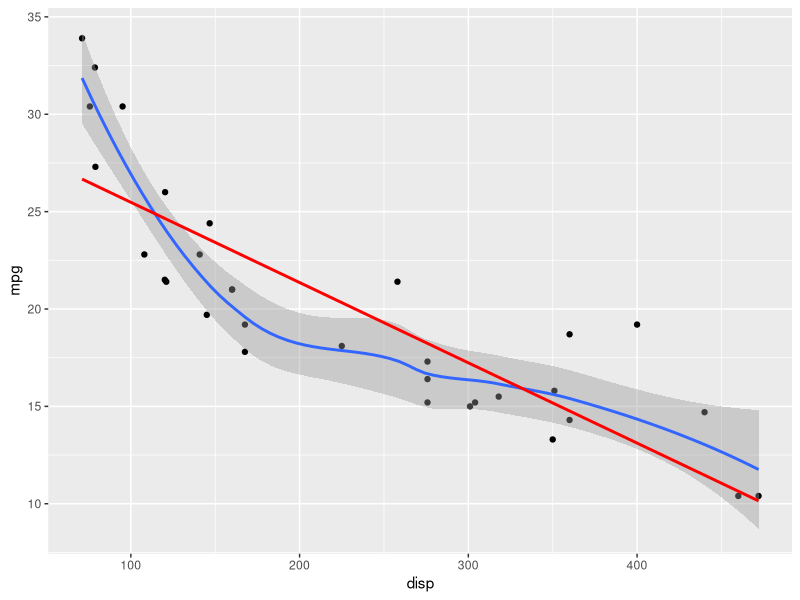
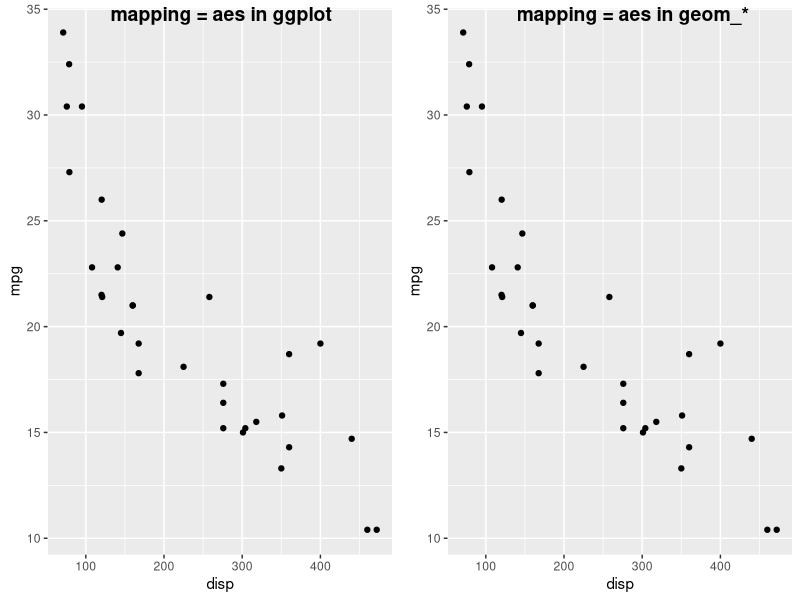
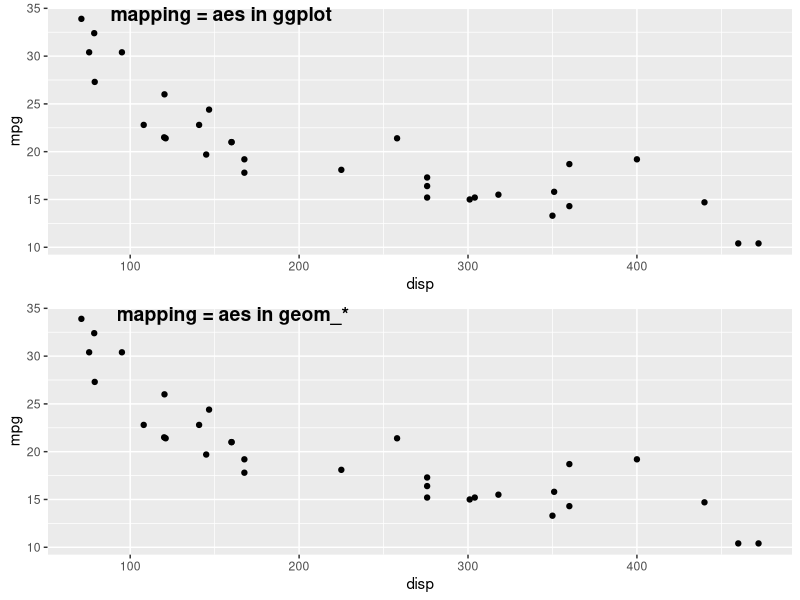
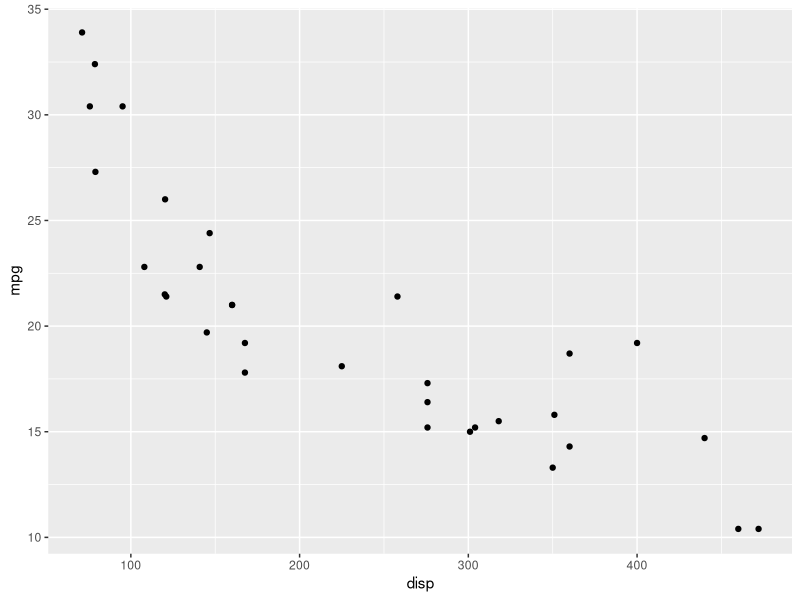
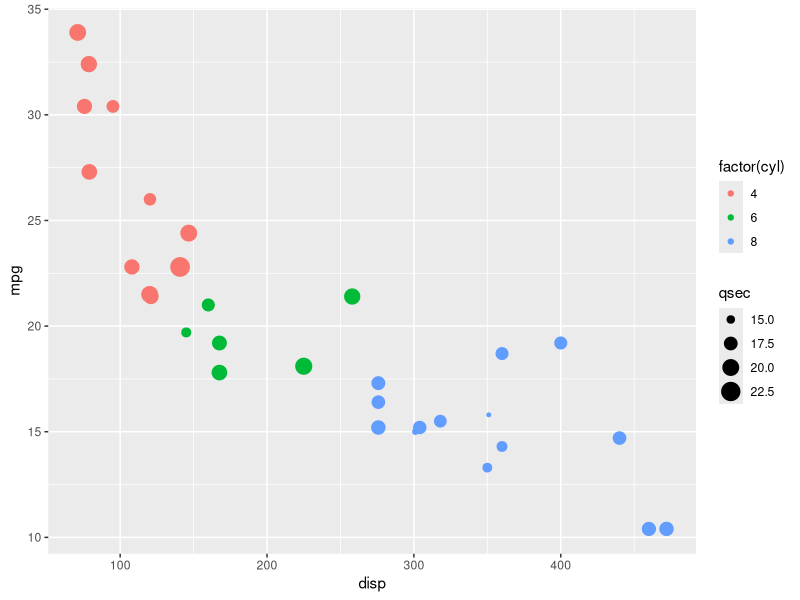
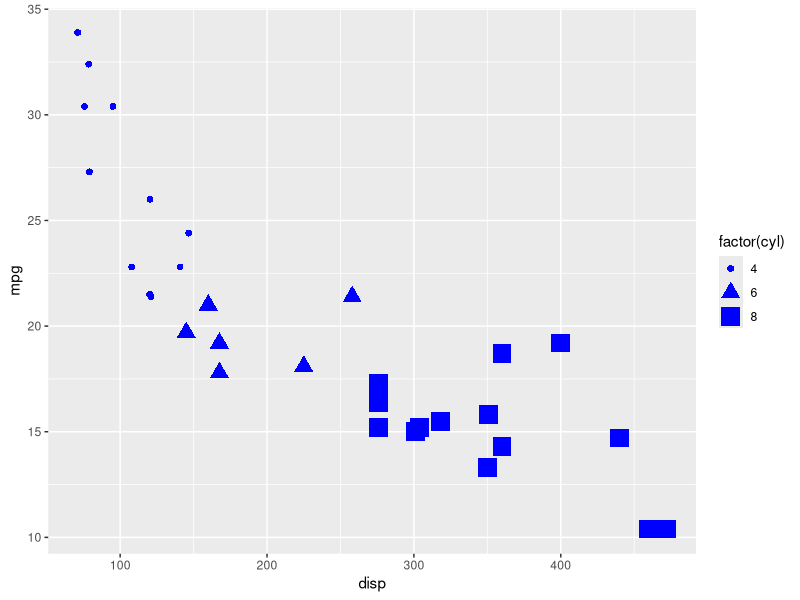
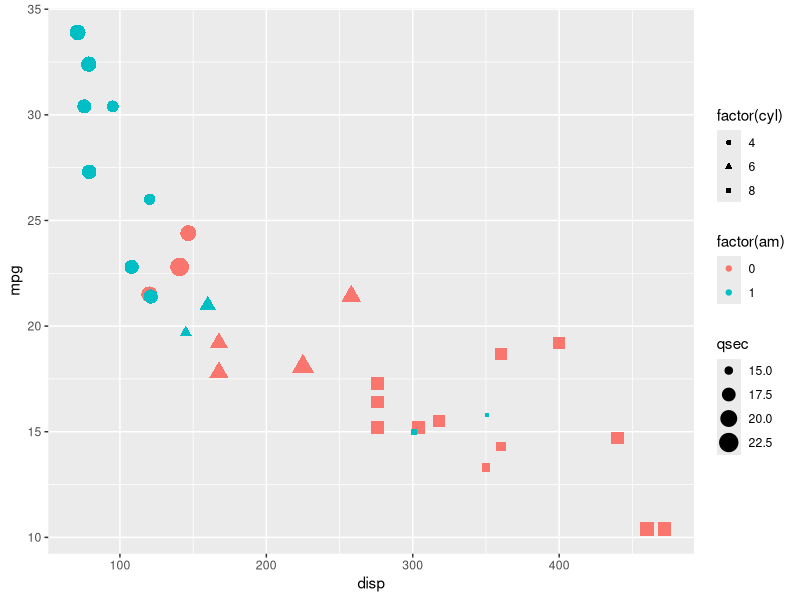
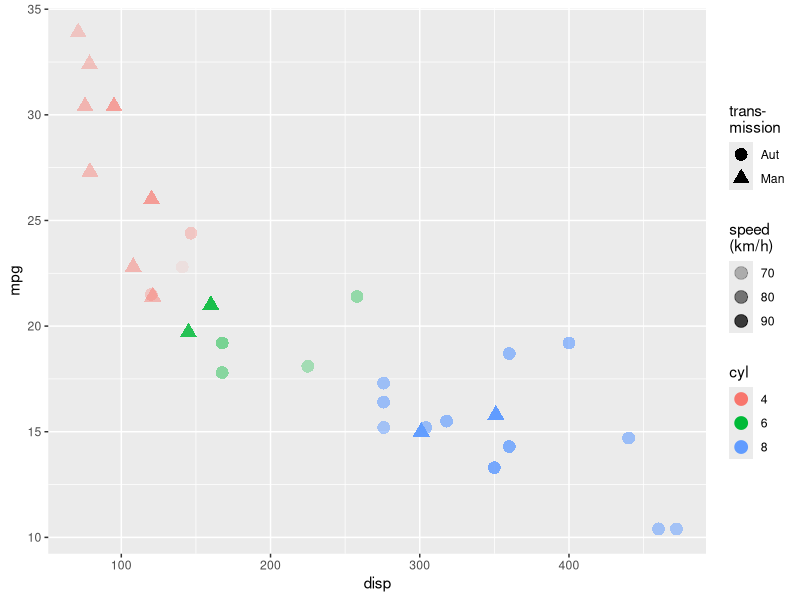

Write R code to recreate these figures, in order.
## ---- chunk 1
#| label: setup
#| #| echo: false
#| output: false
#| message: false
library(tidyverse)
library(ggpubr)
library(readxl)
## ---- chunk 2
ggplot(
  data = mtcars, 
  mapping = aes(x = disp, y = mpg)
  ) + 
  geom_point() + 
  geom_smooth(se = TRUE) +
  geom_smooth(method = "lm", colour = "red", se = FALSE)

## ---- chunk 3
gg1 <-   ggplot(data = mtcars, mapping = aes(x = disp, y = mpg)) +
  geom_point()

gg2 <-   ggplot(data = mtcars) +
  geom_point(mapping = aes(x = disp, y = mpg))

ggarrange(gg1, gg2, labels = c("mapping = aes in ggplot", "mapping = aes in geom_*"),
          nrow = 1)
## ---- chunk 4
gg1 <-   ggplot(data = mtcars, mapping = aes(x = disp, y = mpg)) +
  geom_point()
## ---- chunk 5
gg2 <-   ggplot(data = mtcars) +
  geom_point(mapping = aes(x = disp, y = mpg))
## ---- chunk 6
ggarrange(gg1, gg2, labels = c(
  "mapping = aes in ggplot", 
  "mapping = aes in geom_*"
  ),
          nrow = 2)
## ---- chunk 7
ggplot() +
  geom_point(data = mtcars, mapping = aes(x = disp, y = mpg))
## ---- chunk 8
ggplot() +
  geom_point(data = mtcars, mapping = aes(x = disp, y = mpg, colour = factor(cyl), size = qsec))
## ---- chunk 9
ggplot()+
  geom_point(
    mapping = aes(x = disp, y = mpg,
                  size = factor(cyl),
                  shape = factor(cyl),
                  shape = factor(cyl),
                  ),
    colour = "blue",
    data = mtcars
  )
## ---- chunk 10
ggplot()+
  geom_point(
    mapping = aes(x = disp, y = mpg,
                  colour = factor(am),
                  size = qsec,
                  shape = factor(cyl),
                  ),
    data = mtcars
  )
## ---- chunk 11
ggplot() +
  geom_point(data = mtcars,
             mapping = aes
             (x = disp,
              y = mpg, 
              colour = factor(cyl), 
              alpha = 3.6*(0.25*1609.347)/qsec,
              shape = factor(ifelse(am, "Man", "Aut"))
              ), 
             size = 4
             ) +
            labs(
              colour = "cyl", 
              alpha = "speed\n(km/h)", 
              shape = "trans-\nmission"
              )
## ---- chunk 12
ggplot() +
  geom_point(data = mtcars,
             mapping = aes
             (x = disp,
              y = mpg, 
              colour = factor(cyl), 
              alpha = 3.6*(0.25*1609.347)/qsec,
              shape = factor(ifelse(am, "Man", "Aut"))
              ), 
             size = 4
             ) +
            labs(
              colour = "cyl", 
              alpha = "speed\n(km/h)", 
              shape = "trans-\nmission",
              level = 0,99,
              span = 0,5
              )
## ---- chunk 13
ggplot(
  data = mtcars, 
  mapping = aes(
    x = disp, 
    y = mpg
    )
  ) +
  geom_point() +
  geom_smooth(
    method = "lm", 
    se = FALSE
    ) +
  # robust lm
  geom_smooth(
    method = MASS::rlm, 
    colour = 'Red', 
    se = FALSE
    )
## ---- chunk 14
ggplot() +
  geom_point(
    data = mtcars,
    mapping = aes(
      x = disp,
      y = mpg, 
      colour = factor(cyl), 
      size = 3.6*(0.25*1609.347)/qsec, 
      shape = factor(
        # Note codeing am
        # 0 automatic, 1 manual
        ifelse(
          am, 
          "Aut", 
          "Man"
          )
        )
      )
    ) +
  labs(
    colour = "cyl", 
    size = "speed\n(km/h)", 
    shape = "trans-\nmission"
    ) +
  geom_smooth(
    data = mtcars, 
    mapping = aes(x = disp, y = mpg)
    )
## ---- chunk 15
ggplot(
  data = mtcars, 
  mapping = aes(
    x = disp, 
    y = mpg
    )
  ) +
  geom_point() +
  geom_smooth(
    method = "lm", 
    se = FALSE
    ) +
  # robust lm
  geom_smooth(
    method = MASS::rlm, 
    colour = 'Red', 
    se = FALSE
    )
## ---- chunk 16
df_mean <-   tibble(
  cyl = c("avg. car 4 cyl.", "avg. car 6 cyl.", "avg. car 8 cyl."), 
  mpg = c(22.66, 17.74, 15.10), 
  disp = c(105.14, 183.31, 353.10)
  )
## ---- chunk 17
ggplot(
  data = mtcars, 
  mapping = aes(x = disp, y = mpg)
  ) +
  geom_point(
    mapping = aes(colour = factor(cyl))
    ) +
  geom_smooth(
    method = "lm", 
    se = FALSE
    ) +
  geom_smooth(
    method = MASS::rlm, 
    colour = 'Red', 
    se = FALSE
    ) +
  geom_point(
    data = df_mean, 
    mapping = aes(x = disp, y = mpg), 
    colour = "black", 
    size = 3
    ) +
  geom_text(
    data = df_mean, 
    mapping = aes(x = disp, y = mpg, label = cyl), 
    colour = "black", 
    vjust = 1.5
    )
## ---- chunk 18
#new dataframe to use for the grey points
hp_acc <- data.frame(
  hp = mtcars$hp, 
  acc = 1609.347/(2*mtcars$qsec^2)
  )

ggplot(
  data = mtcars, 
  mapping = aes(x = hp, y = 1609.347/(2*qsec^2))
  ) +
  geom_point(
    data = hp_acc, 
    mapping = aes(x = hp, y = acc), colour = "grey80"
    ) +
  facet_wrap(
    ~cut_number(
      wt, 
      n =3 , 
      labels = c("Light", "Medium", "Heavy")
      )
    ) +
  geom_point(
    mapping = aes(colour = cut_number(
      wt, 
      n = 3, 
      labels = c("Light", "Medium", "Heavy")
      )
      ),
    show.legend = TRUE
    ) +
  geom_smooth(
     mapping = aes(colour = cut_number(
      wt, 
      n = 3, 
      labels = c("Light", "Medium", "Heavy")
      )
      ),
    method = "lm", 
    se = FALSE
    ) +
  labs(
    y = "Mean acceleration (m/s^2)", 
    colour = "Weight"
    )
## ---- chunk 19
ggplot(
  data = mtcars, 
  mapping = aes(x = hp, y = 1609.347/(2*qsec^2))
  ) +
  geom_point(
    data = hp_acc, 
    mapping = aes(x = hp, y = acc), 
    colour = "grey80"
    ) +
  facet_grid(
    factor(cyl)~cut_number(
      wt, 
      n =3 , 
      labels = c("Light", "Medium", "Heavy"))
    ) +
  geom_point(
    mapping = aes(
      colour = cut_number(
        wt, 
        n = 3, 
        labels = c("Light", "Medium", "Heavy")
        )
      ),
    show.legend = FALSE
    ) +
  geom_smooth(
    method = "lm", 
    se = FALSE
    ) +
  labs(
    y = "Mean acceleration", 
    colour = "Weight"
    )
## ---- chunk 20
library(readxl)
Rogaland_99_02 <- read_excel("Rogaland_99_02.xlsx", 
    sheet = "RegHeltLedige", skip = 2)
